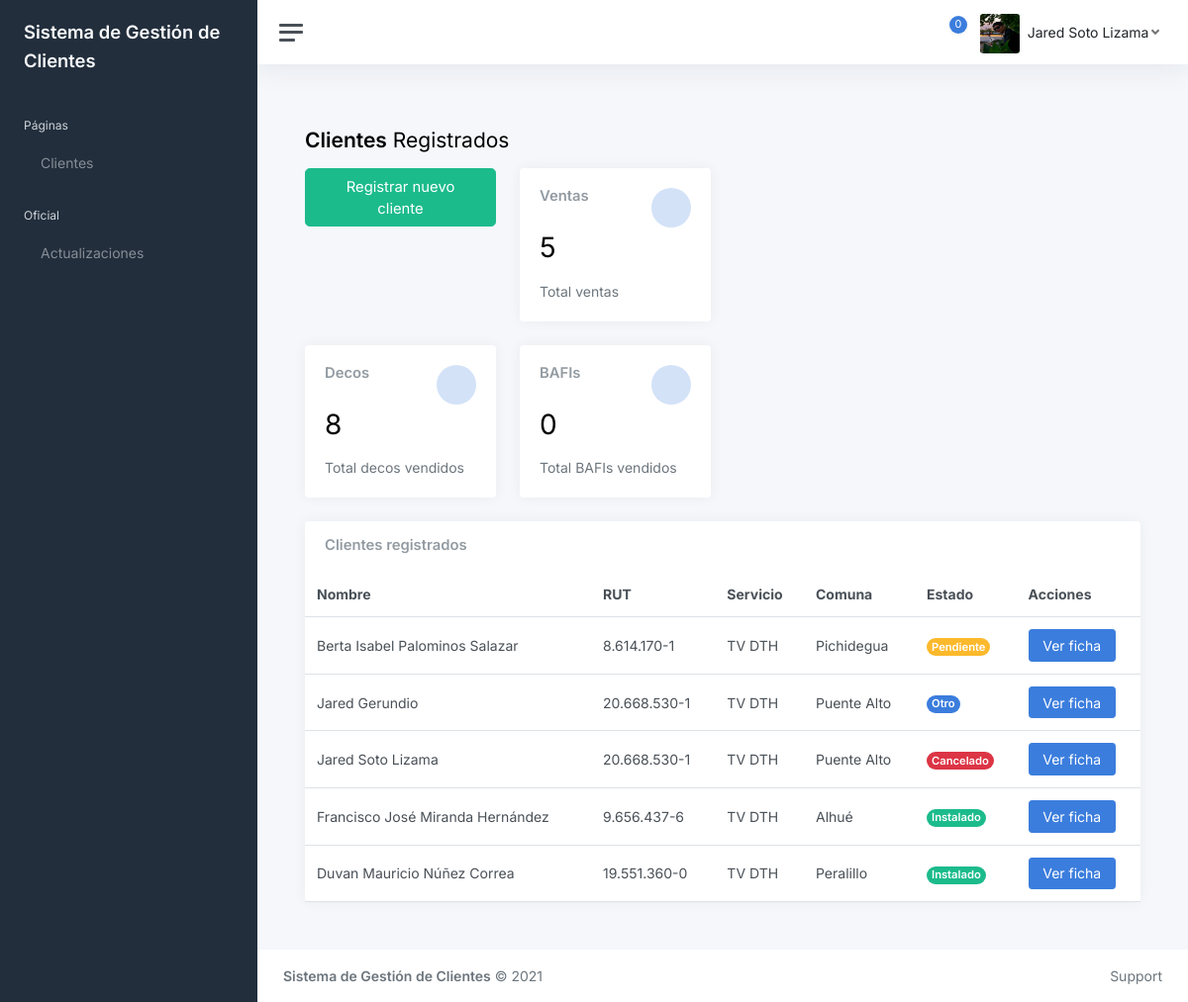
Before: / (signed in) with the older database file.
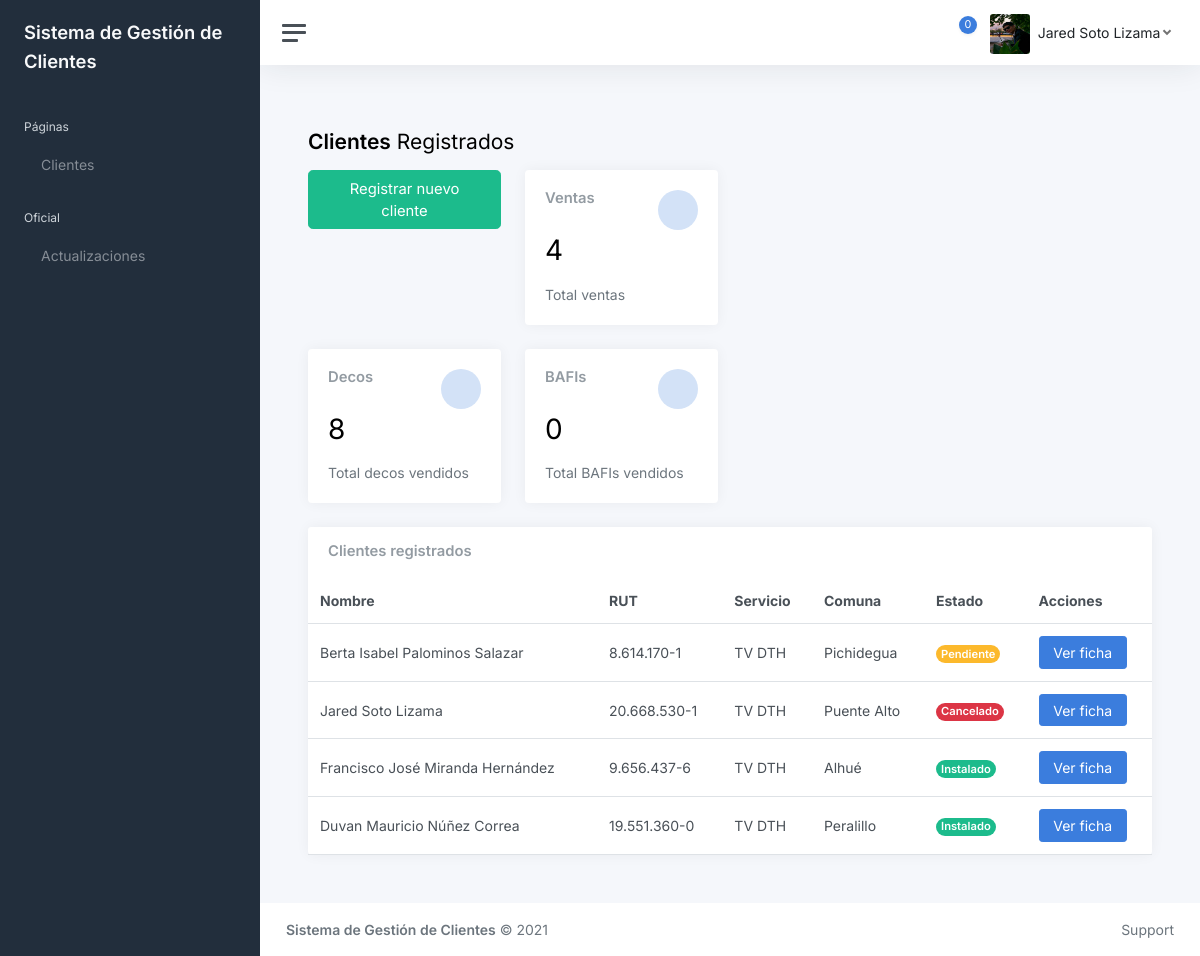
After: the same page with the newer database file.
### webClaro/models.py (models this page shows, shortened)
class ImagenPerfil(models.Model):
    id = models.AutoField(primary_key=True)
    usuario = models.CharField(max_length=20)
    imagen = models.ImageField(upload_to='imgPerfil')

class Cliente(models.Model):
    id = models.AutoField(primary_key=True)
    nombre = models.CharField(max_length=50)
    rut = models.CharField(max_length=12)
    direccion = models.CharField(max_length=50)
    telefono = models.CharField(max_length=13)
    servicioContratado = models.CharField(max_length=20)
    tecnologiaServicio = models.CharField(max_length=4)
    planContratado = models.CharField(max_length=30)
    cantidadDecos = models.IntegerField()
    costoInstalacion = models.IntegerField()
    fechaInstalacion = models.DateField()
    vendedor = models.CharField(max_length=20)
    servicioTecnologia = models.CharField(max_length=20)
    estado = models.CharField(max_length=20)
    Comuna = ForeignKey(Comuna, on_delete=models.CASCADE)
    comentarios = models.CharField(max_length=300)

class Comuna(models.Model):
    id = models.AutoField(primary_key=True)
    nombre = models.CharField(max_length=30)

### webClaro/views.py (the view)
# urls.py: path('', views.index, name='index'),
@login_required(login_url='/login/')
def index(request):
    img = ImagenPerfil.objects.filter(usuario = request.user.username)
    clientes = Cliente.objects.filter(vendedor = request.user.username).order_by('-fechaInstalacion')
    contadorClientes = Cliente.objects.filter(vendedor = request.user.username).count()
    deco1 = clientes.filter(cantidadDecos = 1).count()
    deco2 = clientes.filter(cantidadDecos = 2).count()
    deco3 = clientes.filter(cantidadDecos = 3).count()
    deco4 = clientes.filter(cantidadDecos = 4).count()
    contadorDecos = deco1 + (deco2 * 2) + (deco3 * 3) + (deco4 * 4)
    contadorBafis = clientes.filter(servicioContratado__contains = "BAFI").count()
    return render(request, "index.html", {"img": img, "clientes":clientes, "cantClientes":contadorClientes, "cantDecos":contadorDecos, "cantBafis":contadorBafis})

### webClaro/templates/index.html (shortened to what this page needs)
{% extends "base.html" %}
{% load static %}
{% block contenido %}
<h1 class="h3 mb-3"><strong>Clientes</strong> Registrados</h1>
<div class="row">
	<div class="col-xl-6 col-xxl-5 d-flex">
		<div class="w-100">
			<div class="row">
				<div class="col-sm-6">
					<div>
						<div class="text-center mb-3">
							<a class="btn btn-lg btn-success" href="{% url 'registroCliente' %}"> Registrar nuevo cliente</a>
						</div>
					</div>
				</div>
				<div class="col-sm-6">
					<div class="card">
						<div class="card-body">
							<div class="row">
								<div class="col mt-0">
									<h5 class="card-title">Ventas</h5>
								</div>
								<div class="col-auto">
									<div class="stat text-primary">
									</div>
								</div>
							</div>
							<h1 class="mt-1 mb-3">{{cantClientes}}</h1>
							<div class="mb-0">
								<span class="text-muted">Total ventas</span>
							</div>
						</div>
					</div>
				</div>
			</div>
			<div class="row">
				<div class="col-sm-6">
					<div class="card">
						<div class="card-body">
							<div class="row">
								<div class="col mt-0">
									<h5 class="card-title">Decos</h5>
								</div>
								<div class="col-auto">
									<div class="stat text-primary">
									</div>
								</div>
							</div>
							<h1 class="mt-1 mb-3">{{cantDecos}}</h1>
							<div class="mb-0">
								<span class="text-muted">Total decos vendidos</span>
							</div>
						</div>
					</div>
				</div>
				<div class="col-sm-6">
					<div class="card">
						<div class="card-body">
							<div class="row">
								<div class="col mt-0">
									<h5 class="card-title">BAFIs</h5>
								</div>
								<div class="col-auto">
									<div class="stat text-primary">
									</div>
								</div>
							</div>
							<h1 class="mt-1 mb-3">{{cantBafis}}</h1>
							<div class="mb-0">
								<span class="text-muted">Total BAFIs vendidos</span>
							</div>
						</div>
					</div>
				</div>
			</div>
		</div>
	</div>
	<div class="col-xl-6 col-xxl-7">
	</div>
</div>
<div class="row">
	<div class="col-12 col-lg-12 col-xxl-12 d-flex">
		<div class="card flex-fill">
			<div class="card-header">
				<h5 class="card-title mb-0">Clientes registrados</h5>
			</div>
			<table class="table table-hover my-0">
				<thead>
					<tr>
						<th>Nombre</th>
						<th class="d-none d-xl-table-cell">RUT</th>
						<th class="d-none d-xl-table-cell">Servicio</th>
						<th class="d-none d-xl-table-cell">Comuna</th>
						<th>Estado</th>
						<th>Acciones</th>
					</tr>
				</thead>
				<tbody>
					{% for reg in clientes %}
					<tr>
						<td>{{reg.nombre}}</td>
						<td class="d-none d-xl-table-cell">{{reg.rut}}</td>
						<td class="d-none d-xl-table-cell">{{reg.servicioTecnologia}}</td>
						<td class="d-none d-md-table-cell">{{reg.Comuna.nombre}}</span></td>
						<td><span class="badge rounded-pill {% if reg.estado == "Instalado"  %}bg-success">{% endif %}{% if reg.estado == "Otro"  %}bg-primary">{% endif %}{% if reg.estado == "Pendiente"  %}bg-warning">{% endif %}{% if reg.estado == "Cancelado"  %}bg-danger">{% endif %}{{reg.estado}}</td>
						<td>
							<a class="btn btn-primary" href="/cliente/{{reg.id}}"> Ver ficha</a>
						</td>
					</tr>
					{% endfor %}
				</tbody>
			</table>
		</div>
	</div>
</div>
{% endblock contenido %}

### webClaro/templates/base.html (shortened to what this page needs)
{% load static %}
<!DOCTYPE html>
<html lang="es">
<head>
	<link href="{% static 'css/app.css' %}" rel="stylesheet">
</head>
<body>
	<div class="wrapper">
		<nav id="sidebar" class="sidebar js-sidebar">
			<div class="sidebar-content js-simplebar">
				<a class="sidebar-brand" href="{% url 'index' %}">
					<span class="align-middle">Sistema de Gestión de Clientes</span>
				</a>
				<ul class="sidebar-nav">
					<li class="sidebar-header">Páginas</li>
					<li class="sidebar-item">
						<a class="sidebar-link" href="{% url 'index' %}">
							<span class="align-middle">Clientes</span>
            			</a>
					</li>
					<li class="sidebar-header">Oficial</li>
					<li class="sidebar-item">
						<a class="sidebar-link" href="{% url 'actualizaciones' %}">
							<span class="align-middle">Actualizaciones</span>
            			</a>
					</li>
				</ul>
			</div>
		</nav>
		<div class="main">
			<nav class="navbar navbar-expand navbar-light navbar-bg">
				<a class="sidebar-toggle js-sidebar-toggle"><i class="hamburger align-self-center"></i></a>
				<div class="navbar-collapse collapse">
					<ul class="navbar-nav navbar-align">
						<li class="nav-item dropdown">
							<a class="nav-icon dropdown-toggle" href="#" id="alertsDropdown" data-bs-toggle="dropdown">
								<div class="position-relative">
									<span class="indicator">0</span>
								</div>
							</a>
						</li>
						<li class="nav-item dropdown"><a class="nav-icon dropdown-toggle d-inline-block d-sm-none" href="#" data-bs-toggle="dropdown"></a>
							<a class="nav-link dropdown-toggle d-none d-sm-inline-block" href="#" data-bs-toggle="dropdown">{% for reg in img %}<img src="{{reg.imagen.url}}"{% endfor %} class="avatar img-fluid rounded me-1"/><span class="text-dark ms-1">{{user.first_name}} {{user.last_name}}</span></a>
						</li>
					</ul>
				</div>
			</nav>
			<main class="content">
				<div class="container-fluid p-0">
					{% block contenido %}
					{% endblock contenido %}
				</div>
			</main>
			<footer class="footer">
				<div class="container-fluid">
					<div class="row text-muted">
						<div class="col-6 text-start">
							<p class="mb-0"><a class="text-muted"><strong>Sistema de Gestión de Clientes</strong></a> &copy; 2021</p>
						</div>
						<div class="col-6 text-end">
							<ul class="list-inline">
								<li class="list-inline-item">
									<a class="text-muted" href="https://adminkit.io/" target="_blank">Support</a>
								</li>
							</ul>
						</div>
					</div>
				</div>
			</footer>
		</div>
	</div>
</body>
</html>

Changed rows visible on the page:
removed Cliente: nombre "Jared Gerundio", rut "20.668.530-1", servicioTecnologia "TV DTH", Comuna.nombre "Puente Alto", estado "Otro"
Other visible differences:
{{ cantClientes }}: "5" → "4"
